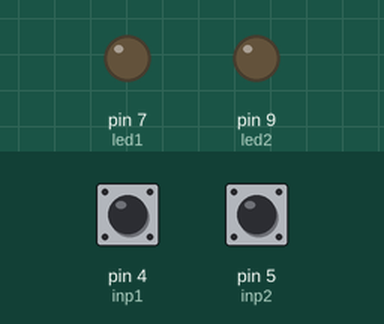
This sketch was run on a simulated Arduino Uno, built with avr-gcc and run on an emulated ATmega328P. Shown: output pins drawn as LEDs (lit = HIGH). The test bench sets the inputs (shaded band); at power-on: pin 4 (inp1) HIGH, pin 5 (inp2) HIGH.

Above: at 1.2 s.
1.3 s: pin 4 (inp1) pulled LOW for 0.15 s
At 1.9 s:
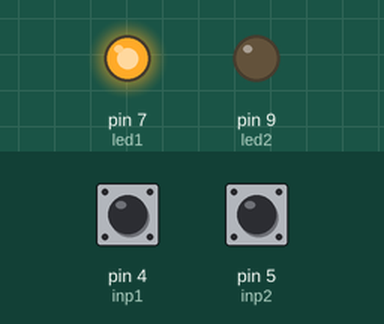
3.0 s: pin 5 (inp2) pulled LOW for 0.15 s
At 4.4 s:
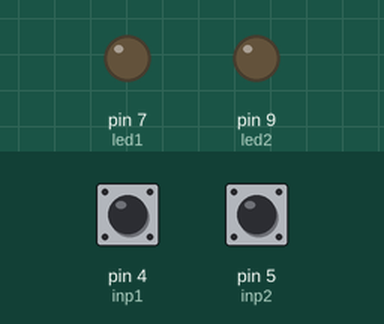
4.7 s: pin 5 (inp2) pulled LOW for 1 s
At 7.0 s:
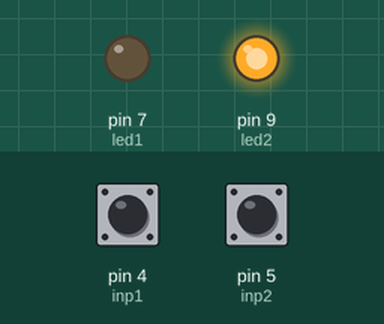
7.3 s: pin 4 (inp1) pulled LOW for 1 s
At 8.9 s:
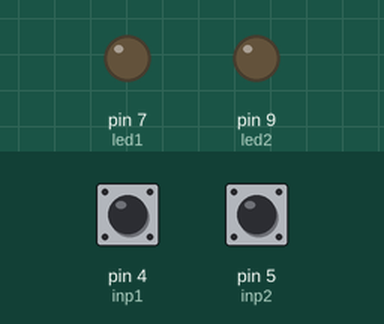
Timing chart, 0 to 10.4 s (numbered marks = the images above; inputs shaded):
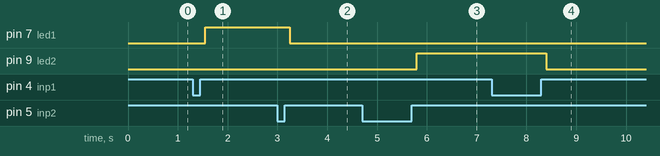

Measured:
- after the input at 1.3 s, pin 7 (led1): LOW → HIGH after 0.25 s
- after the input at 3.0 s, pin 7 (led1): HIGH → LOW after 0.25 s
- after the input at 4.7 s, pin 9 (led2): LOW → HIGH after 1.1 s
- after the input at 7.3 s, pin 9 (led2): HIGH → LOW after 1.1 s

The sketch:

counter_based_switch_dumbsafe.ino
```cpp
int led1 = 7;
int led2 = 9;

int inp1 = 4;
int inp2 = 5;

int presses1 = 0;
int presses2 = 0;

int dumbDelay = 100; //ms

void setup() {
  pinMode(inp1, INPUT_PULLUP);
  pinMode(inp2, INPUT_PULLUP);

  pinMode(led1, OUTPUT);
  pinMode(led2, OUTPUT);
}

void loop() {
  if (handleClick(inp1)) presses1++;
  if (handleClick(inp2)) presses2++;

  handleLeds();
}

bool handleClick(int buttonID) {
  if (digitalRead(buttonID) == LOW) {
    delay(dumbDelay);
    while (digitalRead(buttonID) == LOW);
    delay(dumbDelay);
    return true;
  }
  return false;
}

void handleLeds() {
  if (presses1 > presses2) {
    ledOff(led2);
    ledOn(led1);
  } else if (presses1 < presses2) {
    ledOff(led1);
    ledOn(led2);
  } else {
    ledOff(led1);
    ledOff(led2);
  }
}

void ledOn(int ledID) {
  digitalWrite(ledID, HIGH);
}

void ledOff(int ledID) {
  digitalWrite(ledID, LOW);
}
```
